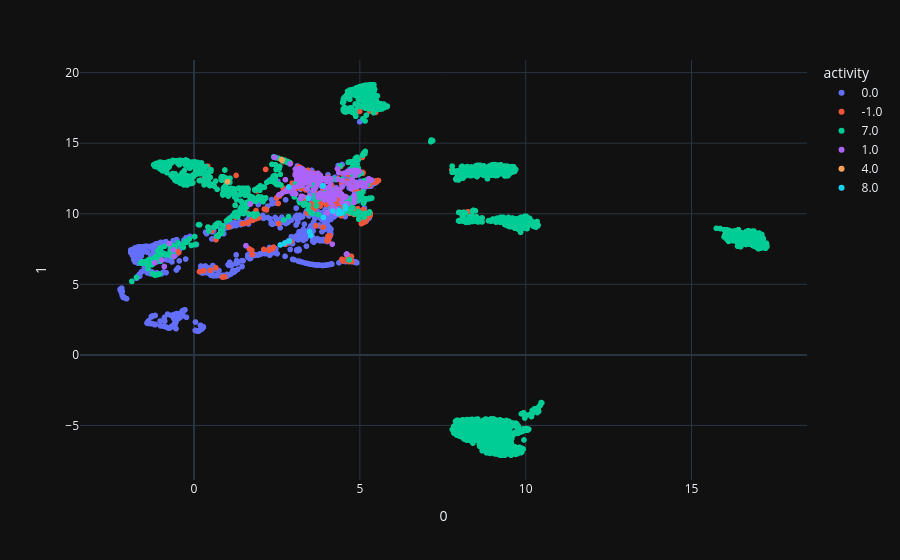
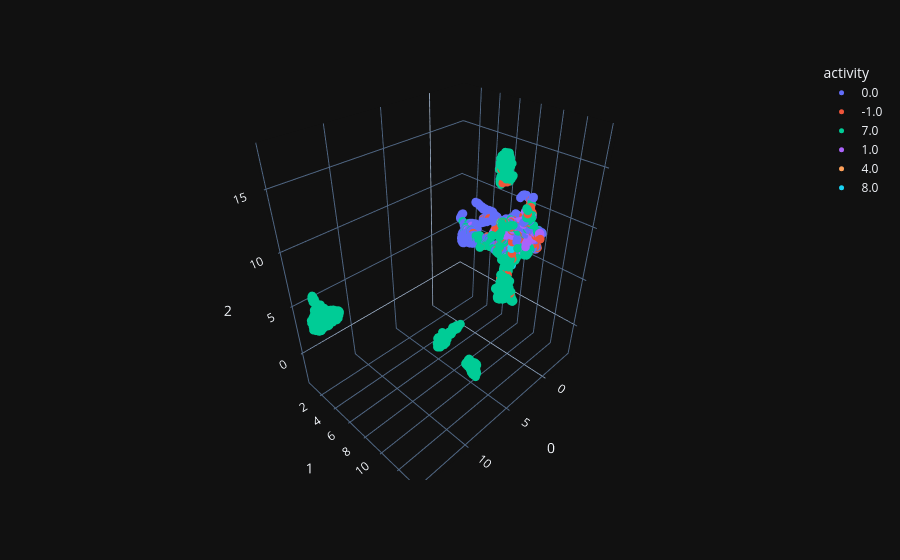

The notebook cell these images were saved under, in order:
### Code cell
umap_2d = UMAP(n_components=2)
umap_3d = UMAP(n_components=3)

proj_2d = umap_2d.fit_transform(repre_reshape)
proj_3d = umap_3d.fit_transform(repre_reshape)

fig_2d = px.scatter(
    proj_2d, x=0, y=1,
    color=label_concat_vote.astype(str),  
    labels={'color': 'activity'}
)

fig_3d = px.scatter_3d(
    proj_3d, x=0, y=1, z=2,
    color=label_concat_vote.astype(str),  
    labels={'color': 'activity'}
)
fig_3d.update_traces(marker_size=5)

fig_2d.show()
fig_3d.show()

### Figure 1 — Plotly figure (JSON) as saved in the notebook; plotly's stock layout.template omitted (floating-point values rounded to 4 significant figures; data arrays with more than 128 entries replaced by an {"elided": "..."} marker saying what was removed)
{"data": [{"hovertemplate": "activity=0.0<br>0=%{x}<br>1=%{y}<extra></extra>", "legendgroup": "0.0", "marker": {"color": "#636efa", "symbol": "circle"}, "mode": "markers", "name": "0.0", "showlegend": true, "x": {"elided": "997 float values"}, "xaxis": "x", "y": {"elided": "997 float values"}, "yaxis": "y", "type": "scattergl"}, {"hovertemplate": "activity=-1.0<br>0=%{x}<br>1=%{y}<extra></extra>", "legendgroup": "-1.0", "marker": {"color": "#EF553B", "symbol": "circle"}, "mode": "markers", "name": "-1.0", "showlegend": true, "x": {"elided": "331 float values"}, "xaxis": "x", "y": {"elided": "331 float values"}, "yaxis": "y", "type": "scattergl"}, {"hovertemplate": "activity=7.0<br>0=%{x}<br>1=%{y}<extra></extra>", "legendgroup": "7.0", "marker": {"color": "#00cc96", "symbol": "circle"}, "mode": "markers", "name": "7.0", "showlegend": true, "x": {"elided": "2890 float values"}, "xaxis": "x", "y": {"elided": "2890 float values"}, "yaxis": "y", "type": "scattergl"}, {"hovertemplate": "activity=1.0<br>0=%{x}<br>1=%{y}<extra></extra>", "legendgroup": "1.0", "marker": {"color": "#ab63fa", "symbol": "circle"}, "mode": "markers", "name": "1.0", "showlegend": true, "x": {"elided": "267 float values"}, "xaxis": "x", "y": {"elided": "267 float values"}, "yaxis": "y", "type": "scattergl"}, {"hovertemplate": "activity=4.0<br>0=%{x}<br>1=%{y}<extra></extra>", "legendgroup": "4.0", "marker": {"color": "#FFA15A", "symbol": "circle"}, "mode": "markers", "name": "4.0", "showlegend": true, "x": [1.01, 2.66, 2.635], "xaxis": "x", "y": [12.27, 13.79, 13.83], "yaxis": "y", "type": "scattergl"}, {"hovertemplate": "activity=8.0<br>0=%{x}<br>1=%{y}<extra></extra>", "legendgroup": "8.0", "marker": {"color": "#19d3f3", "symbol": "circle"}, "mode": "markers", "name": "8.0", "showlegend": true, "x": [2.603, 2.736, 2.877, 3.484, 3.523, 3.9, 4.376, 3.882, 2.856, 4.565, 4.448, 4.558, 4.361, 4.185, 3.448], "xaxis": "x", "y": [7.79, 7.925, 8.063, 8.729, 8.459, 9.739, 10.24, 11.97, 11.9, 10.35, 10.05, 10.53, 10.01, 10.18, 11.1], "yaxis": "y", "type": "scattergl"}], "layout": {"xaxis": {"anchor": "y", "domain": [0.0, 1.0], "title": {"text": "0"}}, "yaxis": {"anchor": "x", "domain": [0.0, 1.0], "title": {"text": "1"}}, "legend": {"title": {"text": "activity"}, "tracegroupgap": 0}, "margin": {"t": 60}}}

### Figure 2 — Plotly figure (JSON) as saved in the notebook; plotly's stock layout.template omitted (floating-point values rounded to 4 significant figures; data arrays with more than 128 entries replaced by an {"elided": "..."} marker saying what was removed)
{"data": [{"hovertemplate": "activity=0.0<br>0=%{x}<br>1=%{y}<br>2=%{z}<extra></extra>", "legendgroup": "0.0", "marker": {"color": "#636efa", "symbol": "circle", "size": 5}, "mode": "markers", "name": "0.0", "scene": "scene", "showlegend": true, "x": {"elided": "997 float values"}, "y": {"elided": "997 float values"}, "z": {"elided": "997 float values"}, "type": "scatter3d"}, {"hovertemplate": "activity=-1.0<br>0=%{x}<br>1=%{y}<br>2=%{z}<extra></extra>", "legendgroup": "-1.0", "marker": {"color": "#EF553B", "symbol": "circle", "size": 5}, "mode": "markers", "name": "-1.0", "scene": "scene", "showlegend": true, "x": {"elided": "331 float values"}, "y": {"elided": "331 float values"}, "z": {"elided": "331 float values"}, "type": "scatter3d"}, {"hovertemplate": "activity=7.0<br>0=%{x}<br>1=%{y}<br>2=%{z}<extra></extra>", "legendgroup": "7.0", "marker": {"color": "#00cc96", "symbol": "circle", "size": 5}, "mode": "markers", "name": "7.0", "scene": "scene", "showlegend": true, "x": {"elided": "2890 float values"}, "y": {"elided": "2890 float values"}, "z": {"elided": "2890 float values"}, "type": "scatter3d"}, {"hovertemplate": "activity=1.0<br>0=%{x}<br>1=%{y}<br>2=%{z}<extra></extra>", "legendgroup": "1.0", "marker": {"color": "#ab63fa", "symbol": "circle", "size": 5}, "mode": "markers", "name": "1.0", "scene": "scene", "showlegend": true, "x": {"elided": "267 float values"}, "y": {"elided": "267 float values"}, "z": {"elided": "267 float values"}, "type": "scatter3d"}, {"hovertemplate": "activity=4.0<br>0=%{x}<br>1=%{y}<br>2=%{z}<extra></extra>", "legendgroup": "4.0", "marker": {"color": "#FFA15A", "symbol": "circle", "size": 5}, "mode": "markers", "name": "4.0", "scene": "scene", "showlegend": true, "x": [2.908, 2.971, 3.001], "y": [11.35, 10.42, 10.45], "z": [7.62, 11.8, 11.85], "type": "scatter3d"}, {"hovertemplate": "activity=8.0<br>0=%{x}<br>1=%{y}<br>2=%{z}<extra></extra>", "legendgroup": "8.0", "marker": {"color": "#19d3f3", "symbol": "circle", "size": 5}, "mode": "markers", "name": "8.0", "scene": "scene", "showlegend": true, "x": [-0.3669, -0.3472, -0.3388, -0.1022, -0.2246, 0.4454, 0.5848, 1.504, 2.358, 0.8927, 0.4826, 0.786, 0.4501, 0.7258, 2.33], "y": [8.723, 8.967, 9.082, 9.986, 9.84, 10.79, 11.34, 11.28, 11.11, 11.45, 11.3, 11.61, 11.21, 11.22, 11.26], "z": [9.742, 9.791, 9.803, 10.08, 10.22, 9.895, 10.11, 10.75, 9.607, 9.958, 10.01, 10.14, 10.18, 10.06, 8.18], "type": "scatter3d"}], "layout": {"scene": {"domain": {"x": [0.0, 1.0], "y": [0.0, 1.0]}, "xaxis": {"title": {"text": "0"}}, "yaxis": {"title": {"text": "1"}}, "zaxis": {"title": {"text": "2"}}}, "legend": {"title": {"text": "activity"}, "tracegroupgap": 0}, "margin": {"t": 60}}}
